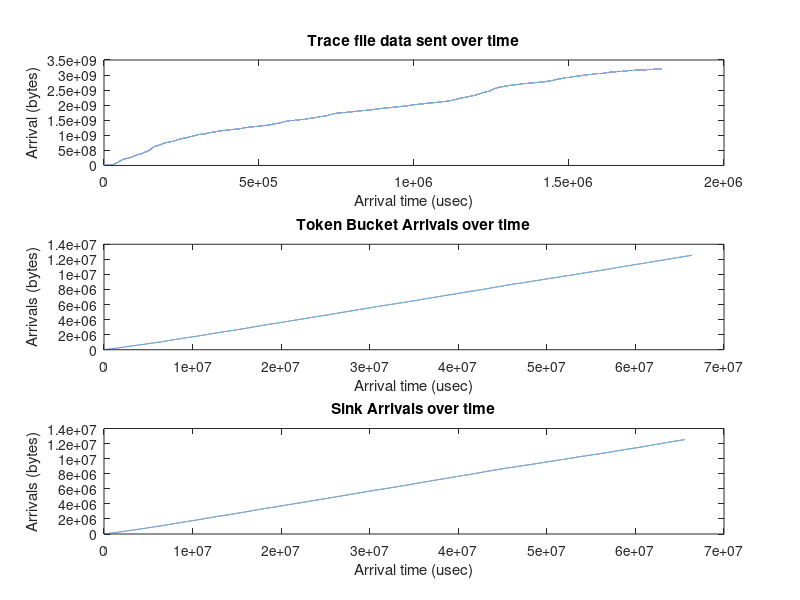

This figure's MATLAB source:
clc; clear all; clf;
%%%%%%%%%%%%%%%%%%%%%%%%%%%%%%%%%%%%%%%%%%%%%%%%%%%%%%%%%%%%%%%%%%%
% Time unit: micro seconds 
% Packet size: bytes
%%%%%%%%%%%%%%%%%%%%%%%%%%%%%%%%%%%%%%%%%%%%%%%%%%%%%%%%%%%%%%%%%%%
[packet_no_gen, time_gen, packetsize_gen] = textread('movietrace.txt', '%f %f %f');
[packet_no_sink, time_sink, packetsize_sink] = textread('sink.txt', '%f %f %f');
[token_time_diff, token_size, test, test2] = textread('bucket.txt', '%f %f %f %f');

count_gen = length(time_gen);
count_sink = max(packet_no_sink);
count_token = max(packet_no_gen);

% initialize cumulative arrays
cumulative_gen = zeros(1, count_gen);
cumulative_sink = zeros(1, count_sink);
cumulative_token = zeros(1, count_sink);
cumulative_time_sink = zeros(1, count_sink);
cumulative_time_token = zeros(1, count_sink);

% initialize first packet, hardcoded
cumulative_gen(1) = packetsize_gen(1);
cumulative_sink(1) = packetsize_sink(1);
cumulative_token(1) = token_size(1);
cumulative_time_sink(1) = time_sink(1);
cumulative_time_token(1) = token_time_diff(1);

% start with second packet
i = 2;

% for generator
while i <= count_gen
    cumulative_gen(i) = cumulative_gen(i-1) + packetsize_gen(i);
    i = i + 1;
end

% start with second packet
i = 2;

% for token bucket
while i <= count_sink
    cumulative_token(i) = cumulative_token(i-1) + token_size(i);
    cumulative_time_token(i) = token_time_diff(i) + cumulative_time_token(i-1);
    i = i + 1;
end

i = 2;

% for the sink
while i <= count_sink
    cumulative_sink(i) = cumulative_sink(i-1) + packetsize_sink(i);
    cumulative_time_sink(i) = time_sink(i) + cumulative_time_sink(i-1);
    i = i + 1;
end

disp(length(time_gen));
disp(length(cumulative_gen));

% Make plot
figure(1); 
%plot(cumulative_time_token, cumulative_token,time_gen, cumulative_gen,cumulative_time_sink, cumulative_sink);

subplot(3,1,2);plot(cumulative_time_token, cumulative_token);
title('Token Bucket Arrivals over time');
xlabel('Arrival time (usec)');
ylabel('Arrivals (bytes)');

subplot(3,1,1);plot(time_gen, cumulative_gen);
title('Trace file data sent over time');
xlabel('Arrival time (usec)');
ylabel('Arrival (bytes)');

subplot(3,1,3);plot(cumulative_time_sink, cumulative_sink);
title('Sink Arrivals over time');
xlabel('Arrival time (usec)');
ylabel('Arrivals (bytes)');
